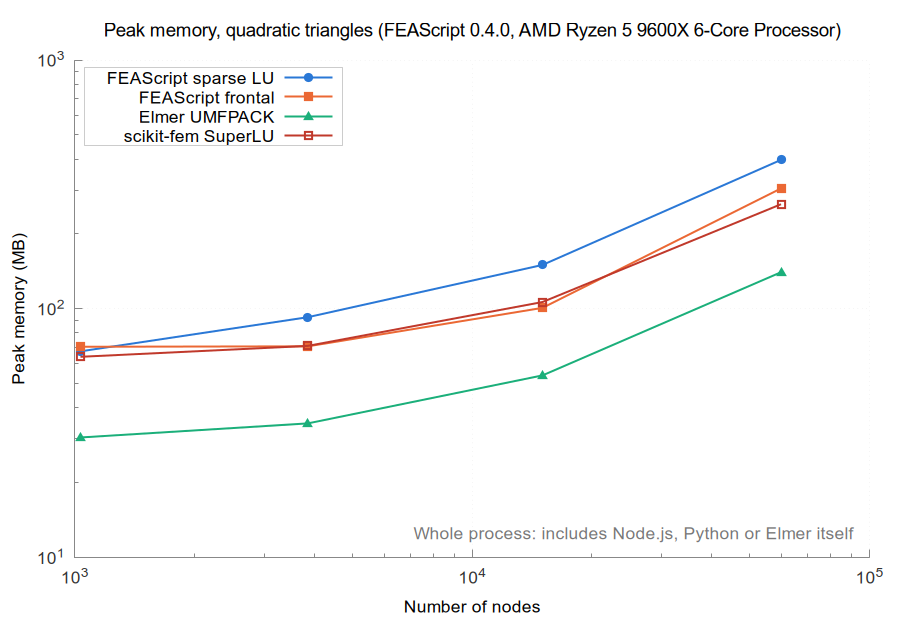

Reproduce this figure in gnuplot.
set terminal pngcairo size 900,620 font 'Arial,13'
set border 3 lc rgb '#888888'; set tics nomirror tc rgb '#333333'
set grid lc rgb '#e6e6e6' lw 1; set key top left box lc rgb '#cccccc' opaque
set logscale xy; set format y '10^{%L}'; set format x '10^{%L}'
set output 'memory_tri_quadratic.png'
set title 'Peak memory, quadratic triangles (FEAScript 0.4.0, AMD Ryzen 5 9600X 6-Core Processor)' font 'Arial,14'
set xlabel 'Number of nodes'
set ylabel 'Peak memory (MB)'
set label 'Whole process: includes Node.js, Python or Elmer itself' at graph 0.98,0.05 right tc rgb '#777777'
plot 'memory_tri_quadratic_FEAScript_sparse_LU.dat' u 1:2 w lp lw 2 pt 7 ps 1.2 lc rgb '#2a78d6' t 'FEAScript sparse LU', \
     'memory_tri_quadratic_FEAScript_frontal.dat' u 1:2 w lp lw 2 pt 5 ps 1.2 lc rgb '#eb6834' t 'FEAScript frontal', \
     'memory_tri_quadratic_Elmer_UMFPACK.dat' u 1:2 w lp lw 2 pt 9 ps 1.2 lc rgb '#1baf7a' t 'Elmer UMFPACK', \
     'memory_tri_quadratic_scikit_fem_SuperLU.dat' u 1:2 w lp lw 2 pt 4 ps 1.2 lc rgb '#c0392b' t 'scikit-fem SuperLU'
